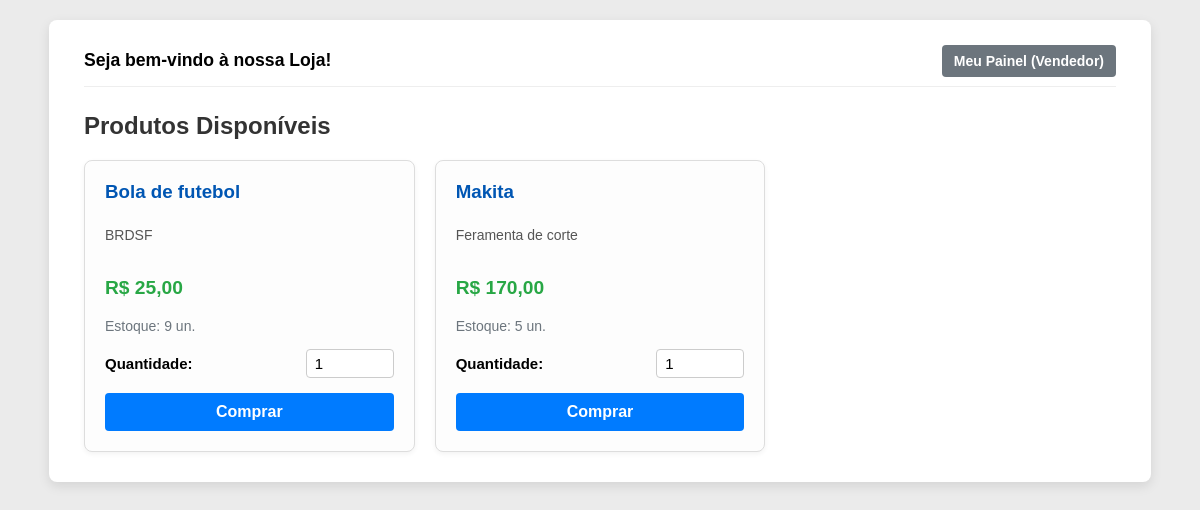
The app's page /loja.php (signed in) with its own data.
### tables this page shows
CREATE TABLE produtos (
    id INTEGER PRIMARY KEY ,
    nome TEXT NOT NULL,
    descricao TEXT NOT NULL,
    quantidade TEXT NOT NULL ,
    valor DECIMAL NOT NULL,
    id_usuario INTEGER NOT NULL
);

### src/Database.php (called while the page is built, shortened)
<?php
class Database
{
    private $pdo;
    public function __construct()
    {
        try {
            $databasePath = __DIR__ . '/database/sqlite.db';
            $this->pdo = new PDO('sqlite:' . $databasePath);
            $this->pdo->setAttribute(PDO::ATTR_ERRMODE, PDO::ERRMODE_EXCEPTION);
        } catch (PDOException $e) {
            die("Database connection refused: " . $e->getMessage());
        }
    }
    public function prepare($sql)
    {
        return $this->pdo->prepare($sql);
    }
}

### public/loja.php (the view, shortened to what this page needs)
<?php
require_once '../src/Database.php';
function buscarTodosProdutosDisponiveis($db) {
    $sql = "SELECT id, nome, descricao, quantidade, valor
            FROM produtos
            WHERE quantidade > 0";
    $stmt = $db->prepare($sql);
    $stmt->execute();
    return $stmt->fetchAll(PDO::FETCH_ASSOC);
}
$db = new Database();
$produtos_disponiveis = buscarTodosProdutosDisponiveis($db);
$is_admin_logado = isset($_SESSION['logged_in']) && $_SESSION['logged_in'] === true;
?>
<!DOCTYPE html>
<html lang="pt-br">
<head>
    <link rel="stylesheet" href="/style/loja.css">
</head>
<body>
    <div class="container">
        <div class="admin-header">
            <span class="welcome-msg">
                Seja bem-vindo à nossa Loja!
            </span>
            <div>
                <?php if ($is_admin_logado): ?>
                    <a href="adm.php" class="btn-link">Meu Painel (Vendedor)</a>
                <?php else: ?>
                    <a href="index.php" class="btn-link">Login de Vendedor</a>
                <?php endif; ?>
            </div>
        </div>
        <h2>Produtos Disponíveis</h2>
        <div class="product-grid">
            <?php if (empty($produtos_disponiveis)): ?>
                <p class="sem-produtos">Nenhum produto disponível no momento.</p>
            <?php else: ?>
                <?php foreach ($produtos_disponiveis as $produto): ?>
                    <div class="product-card">
                        <h3><?php echo htmlspecialchars($produto['nome']); ?></h3>
                        <p class="descricao"><?php echo htmlspecialchars($produto['descricao']); ?></p>
                        <p class="preco">R$ <?php echo number_format($produto['valor'], 2, ',', '.'); ?></p>
                        <p class="estoque">Estoque: <?php echo $produto['quantidade']; ?> un.</p>
                        <form action="registrar_venda.php" method="POST">
                            <div class="form-group-compra">
                                <label for="quantidade-<?php echo $produto['id']; ?>">Quantidade:</label>
                                <input type="number"
                                       name="quantidade"
                                       id="quantidade-<?php echo $produto['id']; ?>"
                                       value="1"
                                       min="1"
                                       max="<?php echo $produto['quantidade']; ?>"
                                       required>
                            </div>
                            <button type="submit" class="btn-comprar">Comprar</button>
                        </form>
                    </div>
                <?php endforeach; ?>
            <?php endif; ?>
        </div>
    </div>
</body>
</html>

### public/style/loja.css (style rules this page uses)
body { font-family: Arial, sans-serif; background-color: rgb(235, 235, 235); margin: 0; padding: 20px; box-sizing: border-box; }
.container { background: #ffffff; padding: 30px 35px; border-radius: 8px; box-shadow: 0 4px 12px rgba(0, 0, 0, 0.1); width: 1200px; max-width: 95%; margin: 0 auto; box-sizing: border-box; }
.admin-header { width: 100%; margin-bottom: 25px; display: flex; justify-content: space-between; align-items: center; border-bottom: 1px solid #eee; padding-bottom: 15px; flex-wrap: wrap; gap: 15px; }
.admin-header .welcome-msg { font-size: 1.1em; font-weight: bold; }
.admin-header .logout-link, .admin-header .btn-link { text-decoration: none; background-color: #dc3545; color: white; padding: 8px 12px; border-radius: 4px; font-size: 14px; font-weight: bold; transition: background-color 0.3s; margin-left: 10px; }
.admin-header .btn-link { background-color: #6c757d; }
.container h2 { color: #333; margin-bottom: 20px; }
.product-grid { display: grid; grid-template-columns: repeat(auto-fill, minmax(250px, 1fr)); gap: 20px; }
.product-card { background: #fdfdfd; border: 1px solid #ddd; border-radius: 8px; box-shadow: 0 2px 5px rgba(0,0,0,0.05); padding: 20px; display: flex; flex-direction: column; }
.product-card h3 { margin-top: 0; margin-bottom: 10px; color: #0056b3; }
.product-card .descricao { font-size: 14px; color: #555; flex-grow: 1; margin-bottom: 15px; }
.product-card .preco { font-size: 1.2em; font-weight: bold; color: #28a745; margin-bottom: 5px; }
.product-card .estoque { font-size: 14px; color: #6c757d; margin-bottom: 15px; }
.form-group-compra { display: flex; align-items: center; justify-content: space-between; margin-bottom: 15px; }
.form-group-compra label { font-weight: bold; font-size: 15px; }
.form-group-compra input { width: 70px; padding: 5px 8px; border: 1px solid #ccc; border-radius: 4px; font-size: 15px; }
.btn-comprar { background-color: #007bff; color: white; padding: 10px; border: none; border-radius: 4px; cursor: pointer; width: 100%; font-size: 16px; font-weight: bold; transition: background-color 0.3s; }

### records on screen
produtos: nome "Bola de futebol", descricao "BRDSF", valor "25,00", quantidade "9", quantidade "1"
produtos: nome "Makita", descricao "Feramenta de corte", valor "170,00", quantidade "5"
